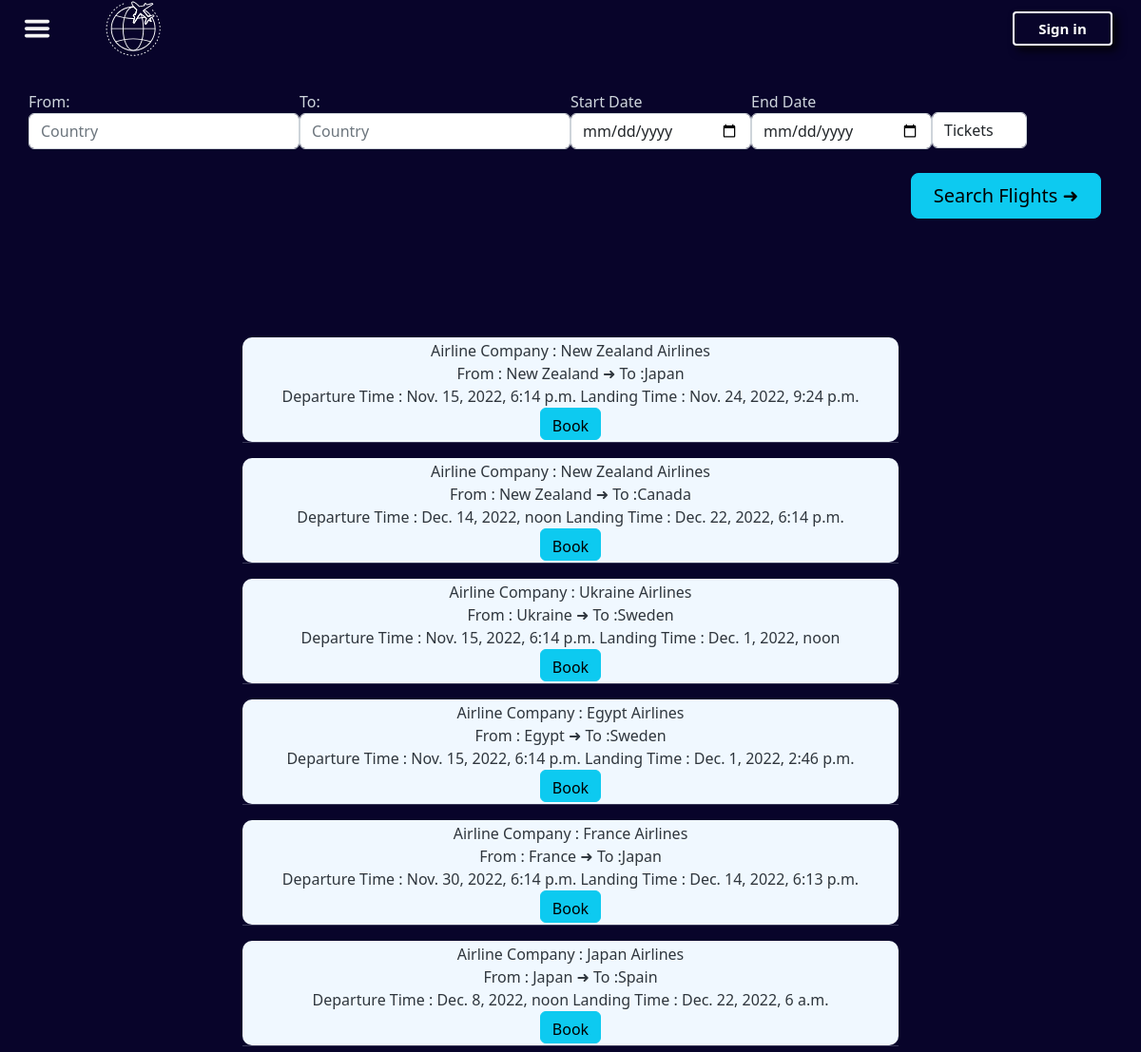
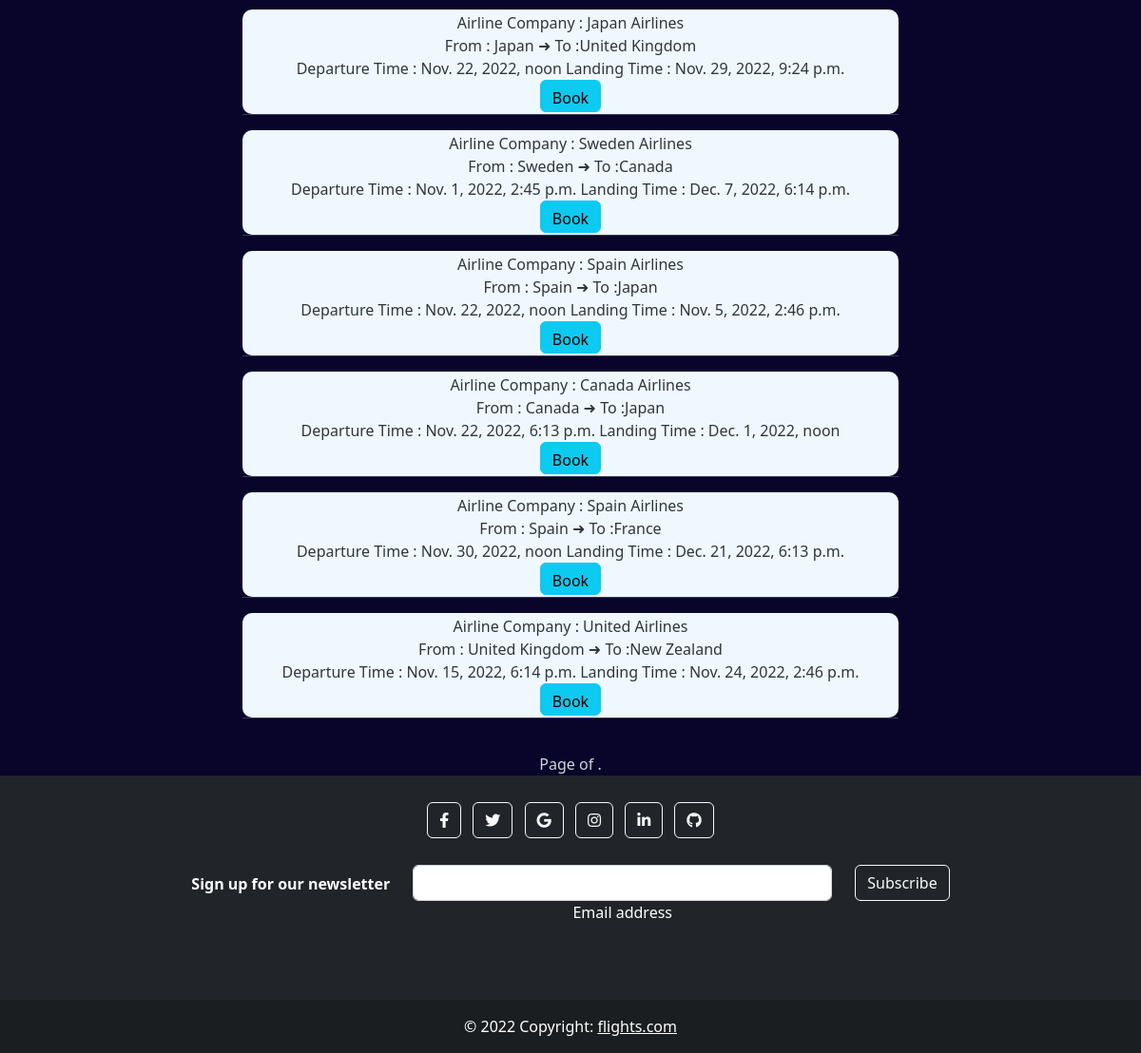
Page /flights/search/ on the committed database (2 pictures, top to bottom).
### flights/models.py (models this page shows, shortened)
class Flight(models.Model):
    airline_company = models.ForeignKey(AirlineCompany , on_delete=models.CASCADE ,related_name="flights")
    origin_country = models.ForeignKey(Country, on_delete=models.CASCADE, related_name="flights_as_origin")
    destination_country = models.ForeignKey(Country, on_delete=models.CASCADE,related_name="flights_as_destination")
    departure_time = models.DateTimeField()
    landing_time = models.DateTimeField()
    remaning_tickets= models.IntegerField(default=0)

class AirlineCompany(models.Model):
    name =models.CharField(max_length=100 , unique=True)
    country_id = models.ForeignKey(Country, on_delete=models.CASCADE, related_name="airline_companies")
    user_id = models.ForeignKey(User, on_delete=models.CASCADE , related_name="airline_companies")

class Country(models.Model):
    name = models.CharField(max_length=100)
    country = CountryField()

### flights/views.py (the view)
# urls.py: path('search/', search_flights ,name='search_flight.html'),
def search_flights(request):
    all_flights = Flight.objects.all()
    all_flights=all_flights.filter(remaning_tickets__gte=1)
    country_from = request.GET.get('country_from')
    country_to = request.GET.get('country_to')
    date_start = request.GET.get('date_start')
    date_end = request.GET.get('date_end')
    number_of_tickets = request.GET.get('number_of_tickets')
    def check_value(value):
        if value != "" and value is not None:
            return value
    if number_of_tickets is not None :
        number_of_tickets=int(number_of_tickets)
        all_flights = all_flights.filter(remaning_tickets__gte=number_of_tickets)
    if check_value(country_from):
            all_flights = all_flights.filter(origin_country__name__icontains = country_from)
    if check_value(country_to):
            all_flights = all_flights.filter(destination_country__name__icontains = country_to)
    if check_value(date_start):
            date_start = datetime.strptime(date_start, "%Y-%m-%d")
            all_flights=all_flights.filter(departure_time__gte = date_start)
    if check_value(date_end):
            date_end = datetime.strptime(date_end , "%Y-%m-%d")
            all_flights = all_flights.filter(landing_time__lte = date_end)
    context ={
            'queryset': all_flights
        }
    Paginator(all_flights, 5)
    return render(request ,'search_flight.html',context)

### flights/templates/search_flight.html (shortened to what this page needs)
{% extends 'base.html' %}
{% load static %}
{% block extrahead %}<link rel="stylesheet" type="text/css" href="{% static 'css/content.css' %}">{% endblock extrahead %}
{% block content %}
{% include 'search_bar.html' %}
<div class="flights-wrapper">
  {%for flight in queryset%}
  <form action="{% url 'book_flight.html' %}" method="post">
  <div class="flight-container">
    <div class="flight-detail">Airline Company : {{flight.airline_company.name}}</div>
    <div class="flight-detail">From : {{flight.origin_country.name}} &#10140; To :{{flight.destination_country.name}}</div>
    <div class="flight-detail">Departure Time : {{flight.departure_time}} Landing Time : {{flight.landing_time}}</div>
      <button type="button submit" class="btn btn-info" id="book-flight-button" name="flight_id" value={{flight.id}}>Book</button>
  </div>
  <hr>
</form>
  {%endfor%}
</div>
<div class="pagination">
  <span class="step-links">
      <span class="current">
          Page {{ queryset.number }} of {{ queryset.paginator.num_pages }}.
      </span>
  </span>
</div>
{% endblock content %}

### accounts/templates/base.html (shortened to what this page needs)
{% load static %}
<!DOCTYPE html>
<html>
<head>
    <link rel="stylesheet" href="{%static 'css/bootstrap-5.2.2/bootstrap.css'%}">
    <link rel="stylesheet" href="{%static 'css/general.css'%}">
    <link rel="stylesheet" href="{%static 'css/navbar.css'%}">
    <link rel="stylesheet" href="https://use.fontawesome.com/releases/v5.13.0/css/all.css">
    {% block extrahead %}{% endblock extrahead %}
</head>
<body>
<div class="site-wrapper">
    <div class="site-container">
        <div class ="header">
            <div class="left-section">
                <div>
                <img class ="hamburger-menu" onclick="openNav()" src="{% static 'icons/Hamburger_icon.svg'%}">
                </div>
                <a href="/accounts/homepage">
                <img class ="logo" src="{% static 'icons/logo.svg' %} ">
              </a>
            </div>
            <div class="right-section">
            {%if user.is_authenticated%}
            <a href={%url "my_tickets.html"%}>
            <div class="my-tickets-btn">My Tickets</div>
            </a>
                <a href="/logout">
                    <button class="sign-out-button" >
                        Sign out
                    </button>
                </a>
            {% else %}
                <a href="/login">
                <button class="sign-in-button" >
                    Sign in
                </button>
            </a>
            {% endif %}
            </div>
        </div>
        <div class="content-and-footer">
            <div class ="content-block">
                {% block content %} {% endblock content%}
            </div>
<footer class="footer bg-dark text-center text-white">
    <div class="container p-4">
      <section class="mb-4">
        <a class="btn btn-outline-light btn-floating m-1" href="#!" role="button"
          ><i class="fab fa-facebook-f"></i
        ></a>
        <a class="btn btn-outline-light btn-floating m-1" href="#!" role="button"
          ><i class="fab fa-twitter"></i
        ></a>
        <a class="btn btn-outline-light btn-floating m-1" href="#!" role="button"
          ><i class="fab fa-google"></i
        ></a>
        <a class="btn btn-outline-light btn-floating m-1" href="#!" role="button"
          ><i class="fab fa-instagram"></i
        ></a>
        <a class="btn btn-outline-light btn-floating m-1" href="#!" role="button"
          ><i class="fab fa-linkedin-in"></i
        ></a>
        <a class="btn btn-outline-light btn-floating m-1" href="#!" role="button"
          ><i class="fab fa-github"></i></a>
      </section>
      <section class="">
        <form action="">
          <div class="row d-flex justify-content-center">
            <div class="col-auto">
              <p class="pt-2">
                <strong>Sign up for our newsletter</strong>
              </p>
            </div>
            <div class="col-md-5 col-12">
              <div class="form-outline form-white mb-4">
                <input type="email" id="form5Example21" class="form-control" />
                <label class="form-label" for="form5Example21">Email address</label>
              </div>
            </div>
            <div class="col-auto">
              <button type="submit" class="btn btn-outline-light mb-4">
                Subscribe
              </button>
            </div>
          </div>
        </form>
      </section>
    </div>
    <div class="text-center p-3" style="background-color: rgba(0, 0, 0, 0.2);">
      © 2022 Copyright:
      <a class="text-white" href={%url "homepage"%}>flights.com</a>
    </div>
  </footer>
        </div>
</div>
</body>
</html>

### flights/templates/search_bar.html (shortened to what this page needs)
<section class="search-sec">
    <div class="container">
      <form method="GET" action="{%url 'search_flight.html'%}">
            <div class="row">
                <div class="col-lg-13">
                    <div class="row">
                        <div class="col-lg-3 col-md-3 col-sm-12 p-0">
                          From:
                            <input type="text" class="form-control search-slt" name="country_from" placeholder="Country">
                        </div>
                        <div class="col-lg-3 col-md-3 col-sm-12 p-0">
                          To:
                            <input type="text" class="form-control search-slt" name="country_to" placeholder="Country">
                        </div>
                        <div class="col-lg-2 col-md-3 col-sm-12 p-0" id="start-p" for="start">Start Date
                          <input type="date" id="end" class="form-control text-left" name="date_start">
                        </div>
                        <div class="col-lg-2 col-md-3 col-sm-12 p-0" id="end-p" for="end">End Date
                          <input type="date" id="end" class="form-control text-left ml-2" name="date_end">
                        </div>
                          <div class="col-md-3 p-0" id="tickets-bar">
                            <select name="number_of_tickets" class="form-control search-slt" id="exampleFormControlSelect1">
                              <option selected="selected" disabled>Tickets</option>
                            </select>
                          </div>
                      <div class="container ">
                          <div id="search-btn-wrapper">
                            <button type="button submit" class="btn btn-info btn-lg " id="search-btn">Search Flights &#10140;</button>
                          </div>
                      </div>
                    </div>
                </div>
            </div>
        </form>
    </div>
</section>

### accounts/static/css/general.css (style rules this page uses)
body { margin: 0; background-color: rgb(8, 4, 42); height: 100vh; flex-direction: column; min-height: 1500px; color: #cfd6dd; }
.site-container { display: flex; height: 100%; flex-grow: 1; flex-direction: column; }
.site-wrapper { display: flex; flex-direction: row; height: 100%; }
.footer { display: flex; flex-direction: column; width: 1; }
.content-and-footer { display: flex; flex-direction: column; flex-grow: 1; }
.content-block { flex-basis: 100%; display: flex; flex-direction: column; align-items: center; padding-top: 35px; }

### accounts/static/css/navbar.css (style rules this page uses)
.header { width: 100%; display: flex; flex-direction: row; justify-content: space-between; flex-basis: 85px; }
.left-section { display: flex; justify-content: space-between; flex-direction: row; align-items: center; background-color: rgb(8, 4, 42); color: white; flex-basis: 170px; }
.right-section { display: flex; align-items: center; justify-content: flex-end; background-color:rgb(8, 4, 42); color: white; padding-right: 30px; flex-grow: 1; }
.hamburger-menu { height: 30px; width: 30px; margin-left: 24px ; margin-left: 24px; cursor: pointer; }
.sign-in-button, .sign-out-button { background-color:rgb(8, 4, 42); color: white; border-color: white; border-style: solid; border-width: 2px ; height: 36px; width: 105px; border-radius: 4px; font-weight: bold; font-size: 15px; transition: background-color 0.15s , color 1s ; box-shadow: 5px 5px 10px rgba(0,0,0,0.8); }
.logo { width: 60px; cursor: pointer; }
.right-section>a { text-decoration: none; }

### accounts/static/css/content.css (style rules this page uses)
.flight-detail { display: flex; color: rgb(47, 54, 61); border-radius: 8px; text-size-adjust: 10px; }
.flight-container { display: flex; flex-direction: column; background-color: aliceblue; height: 110px; width: 690px; align-items: center; justify-content: center; margin-bottom: -16px; border-radius: 10px; }
.flights-wrapper { padding-top: 125px; width: auto; }
.pagination { padding-top: 20px; }
#tickets-bar { width: 100px; }
#search-btn { flex-basis: 200px; }
#search-btn-wrapper { display: flex; justify-content: flex-end; padding-top:25px; margin-left: 800px; }
#exampleFormControlSelect1 { margin-top: 23px; }
#book-flight-button { height: 34px; }

### rows in the picture
Flight: airline_company.name "New Zealand Airlines", origin_country.name "New Zealand", destination_country.name "Japan", departure_time "Nov. 15, 2022, 6:14 p.m.", landing_time "Nov. 24, 2022, 9:24 p.m.", {{ flight.id }} 1 (drawn)
Flight: airline_company.name "New Zealand Airlines", origin_country.name "New Zealand", destination_country.name "Canada", departure_time "Dec. 14, 2022, noon", landing_time "Dec. 22, 2022, 6:14 p.m.", {{ flight.id }} 2 (drawn)
Flight: airline_company.name "Ukraine Airlines", origin_country.name "Ukraine", destination_country.name "Sweden", departure_time "Nov. 15, 2022, 6:14 p.m.", landing_time "Dec. 1, 2022, noon", {{ flight.id }} 3 (drawn)
Flight: airline_company.name "Egypt Airlines", origin_country.name "Egypt", destination_country.name "Sweden", departure_time "Nov. 15, 2022, 6:14 p.m.", landing_time "Dec. 1, 2022, 2:46 p.m.", {{ flight.id }} 4 (drawn)
Flight: airline_company.name "France Airlines", origin_country.name "France", destination_country.name "Japan", departure_time "Nov. 30, 2022, 6:14 p.m.", landing_time "Dec. 14, 2022, 6:13 p.m.", {{ flight.id }} 5 (drawn)
Flight: airline_company.name "Japan Airlines", origin_country.name "Japan", destination_country.name "Spain", departure_time "Dec. 8, 2022, noon", landing_time "Dec. 22, 2022, 6 a.m.", {{ flight.id }} 6 (drawn)
Flight: airline_company.name "Japan Airlines", origin_country.name "Japan", destination_country.name "United Kingdom", departure_time "Nov. 22, 2022, noon", landing_time "Nov. 29, 2022, 9:24 p.m.", {{ flight.id }} 7 (drawn)
Flight: airline_company.name "Sweden Airlines", origin_country.name "Sweden", destination_country.name "Canada", departure_time "Nov. 1, 2022, 2:45 p.m.", landing_time "Dec. 7, 2022, 6:14 p.m.", {{ flight.id }} 8 (drawn)
Flight: airline_company.name "Spain Airlines", origin_country.name "Spain", destination_country.name "Japan", departure_time "Nov. 22, 2022, noon", landing_time "Nov. 5, 2022, 2:46 p.m.", {{ flight.id }} 9 (drawn)
Flight: airline_company.name "Canada Airlines", origin_country.name "Canada", destination_country.name "Japan", departure_time "Nov. 22, 2022, 6:13 p.m.", landing_time "Dec. 1, 2022, noon", {{ flight.id }} 10 (drawn)
Flight: airline_company.name "Spain Airlines", origin_country.name "Spain", destination_country.name "France", departure_time "Nov. 30, 2022, noon", landing_time "Dec. 21, 2022, 6:13 p.m.", {{ flight.id }} 11 (drawn)
Flight: airline_company.name "United Airlines", origin_country.name "United Kingdom", destination_country.name "New Zealand", departure_time "Nov. 15, 2022, 6:14 p.m.", landing_time "Nov. 24, 2022, 2:46 p.m.", {{ flight.id }} 12 (drawn)
